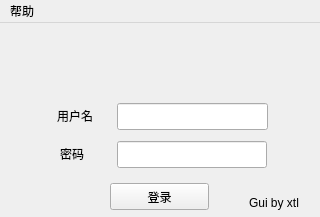
<?xml version="1.0" encoding="UTF-8"?>
<ui version="4.0">
 <class>nat123client</class>
 <widget class="QMainWindow" name="nat123client">
  <property name="geometry">
   <rect>
    <x>0</x>
    <y>0</y>
    <width>320</width>
    <height>217</height>
   </rect>
  </property>
  <property name="minimumSize">
   <size>
    <width>320</width>
    <height>217</height>
   </size>
  </property>
  <property name="maximumSize">
   <size>
    <width>320</width>
    <height>217</height>
   </size>
  </property>
  <property name="windowTitle">
   <string>nat123客户端 - 登录</string>
  </property>
  <property name="windowIcon">
   <iconset resource="nat123Client.qrc">
    <normaloff>:/image/source/favicon.ico</normaloff>:/image/source/favicon.ico</iconset>
  </property>
  <widget class="QWidget" name="centralWidget">
   <widget class="QLabel" name="label">
    <property name="geometry">
     <rect>
      <x>57</x>
      <y>84</y>
      <width>51</width>
      <height>17</height>
     </rect>
    </property>
    <property name="text">
     <string>用户名</string>
    </property>
   </widget>
   <widget class="QLineEdit" name="username">
    <property name="geometry">
     <rect>
      <x>117</x>
      <y>80</y>
      <width>151</width>
      <height>27</height>
     </rect>
    </property>
    <property name="cursor">
     <cursorShape>IBeamCursor</cursorShape>
    </property>
    <property name="inputMethodHints">
     <set>Qt::ImhTime</set>
    </property>
   </widget>
   <widget class="QLabel" name="label_2">
    <property name="geometry">
     <rect>
      <x>60</x>
      <y>122</y>
      <width>41</width>
      <height>17</height>
     </rect>
    </property>
    <property name="text">
     <string>密码</string>
    </property>
   </widget>
   <widget class="QLineEdit" name="password">
    <property name="geometry">
     <rect>
      <x>117</x>
      <y>118</y>
      <width>150</width>
      <height>27</height>
     </rect>
    </property>
    <property name="cursor">
     <cursorShape>IBeamCursor</cursorShape>
    </property>
    <property name="inputMethodHints">
     <set>Qt::ImhHiddenText|Qt::ImhNoAutoUppercase|Qt::ImhNoPredictiveText|Qt::ImhSensitiveData|Qt::ImhTime</set>
    </property>
    <property name="echoMode">
     <enum>QLineEdit::Password</enum>
    </property>
   </widget>
   <widget class="QPushButton" name="loginButton">
    <property name="geometry">
     <rect>
      <x>110</x>
      <y>160</y>
      <width>99</width>
      <height>27</height>
     </rect>
    </property>
    <property name="text">
     <string>登录</string>
    </property>
   </widget>
   <widget class="QLabel" name="label_3">
    <property name="geometry">
     <rect>
      <x>17</x>
      <y>-1</y>
      <width>271</width>
      <height>81</height>
     </rect>
    </property>
    <property name="text">
     <string>&lt;html&gt;&lt;head/&gt;&lt;body&gt;&lt;p&gt;&lt;img src=&quot;:/image/source/logo.gif&quot;/&gt;&lt;/p&gt;&lt;/body&gt;&lt;/html&gt;</string>
    </property>
   </widget>
   <widget class="QLabel" name="label_4">
    <property name="geometry">
     <rect>
      <x>249</x>
      <y>171</y>
      <width>70</width>
      <height>17</height>
     </rect>
    </property>
    <property name="text">
     <string>Gui by xtl</string>
    </property>
   </widget>
  </widget>
  <widget class="QMenuBar" name="menuBar">
   <property name="geometry">
    <rect>
     <x>0</x>
     <y>0</y>
     <width>320</width>
     <height>31</height>
    </rect>
   </property>
   <widget class="QMenu" name="menu">
    <property name="title">
     <string>帮助</string>
    </property>
    <addaction name="action"/>
   </widget>
   <addaction name="menu"/>
  </widget>
  <action name="action">
   <property name="text">
    <string>关于</string>
   </property>
  </action>
 </widget>
 <layoutdefault spacing="6" margin="11"/>
 <resources>
  <include location="nat123Client.qrc"/>
 </resources>
 <connections/>
</ui>
